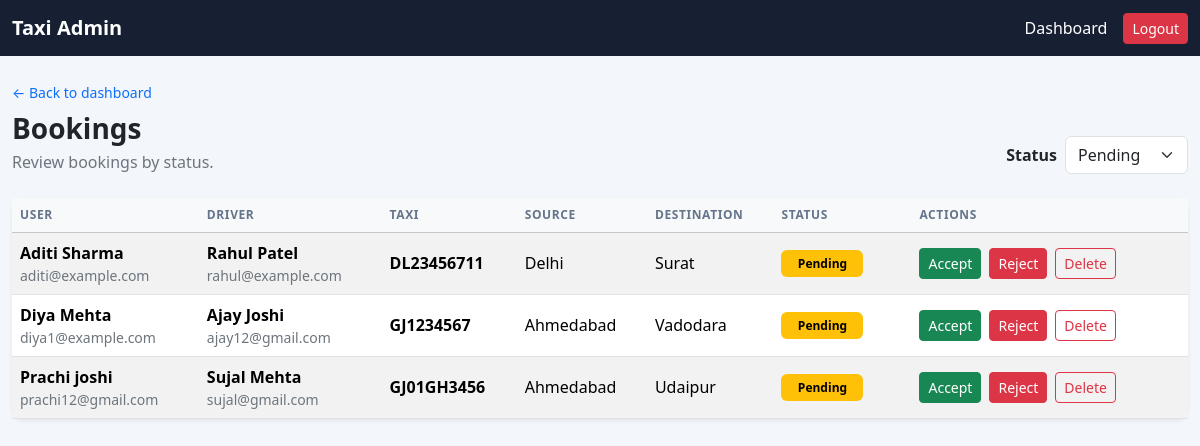
The page /bookings/ (signed in) on the database its author committed.
### core/models.py (models this page shows, shortened)
class Booking(models.Model):
    STATUS_CHOICES = [
        ('Pending', 'Pending'),
        ('Approved', 'Approved'),
        ('Rejected', 'Rejected'),
        ('Cancelled', 'Cancelled'),
    ]
    user = models.ForeignKey(
        'core.User',
        on_delete=models.CASCADE,
        related_name='bookings'
    )
    taxi = models.ForeignKey(
        'core.Taxi',
        on_delete=models.CASCADE,
        related_name='bookings'
    )
    date = models.DateTimeField(auto_now_add=True)
    status = models.CharField(
        max_length=20,
        choices=STATUS_CHOICES,
        default='Pending'
    )

class User(models.Model):
    name = models.CharField(max_length=100)
    email = models.EmailField(unique=True)
    mobile = models.CharField(max_length=15)
    password = models.CharField(max_length=128)
    class Meta:
        ordering = ['name']

class Taxi(models.Model):
    number = models.CharField(max_length=20, unique=True)
    type = models.CharField(max_length=50)
    source = models.CharField(max_length=100)
    destination = models.CharField(max_length=100)
    price = models.DecimalField(max_digits=10, decimal_places=2)
    availability = models.BooleanField(default=True)
    driver = models.ForeignKey(
        Driver,
        on_delete=models.CASCADE,
        related_name='taxis',
    )

class Driver(models.Model):
    name = models.CharField(max_length=100)
    email = models.EmailField(unique=True)
    license_number = models.CharField(
        max_length=50,
        unique=True
    )
    mobile = models.CharField(max_length=15)
    taxi_number = models.CharField(max_length=20, blank=True)
    password = models.CharField(max_length=128)

### core/views.py (the view)
# urls.py: path('bookings/', views.admin_bookings, name='admin_bookings'),
@user_passes_test(lambda user: user.is_authenticated and user.is_staff,
                  login_url='admin_login')
def admin_bookings(request):
    status_filter = request.GET.get('status', 'Pending')
    if status_filter != 'all' and status_filter not in dict(Booking.STATUS_CHOICES):
        status_filter = 'Pending'
    bookings = Booking.objects.select_related(
        'user', 'taxi', 'taxi__driver'
    ).order_by('-date')
    if status_filter != 'all':
        bookings = bookings.filter(status=status_filter)
    page_obj = Paginator(bookings, 10).get_page(request.GET.get('page'))
    return render(
        request,
        'core/admin_bookings.html',
        {
            'bookings': page_obj.object_list,
            'page_obj': page_obj,
            'status_filter': status_filter,
            'booking_statuses': Booking.STATUS_CHOICES,
        },
    )

### core/templates/core/admin_bookings.html (shortened to what this page needs)
<!DOCTYPE html>
<html lang="en">
<head>
    <link href="https://cdn.jsdelivr.net/npm/bootstrap@5.3.3/dist/css/bootstrap.min.css"
          rel="stylesheet">
</head>
<body>
<nav class="navbar navbar-dark admin-navbar">
    <div class="container-xxl">
        <a class="navbar-brand fw-bold" href="{% url 'admin_dashboard' %}">
            Taxi Admin
        </a>
        <div class="d-flex align-items-center gap-3">
            <a class="nav-link text-white" href="{% url 'admin_dashboard' %}">Dashboard</a>
            <form method="POST" action="{% url 'admin_logout' %}">
                <button type="submit" class="btn btn-danger btn-sm">Logout</button>
            </form>
        </div>
    </div>
</nav>
<main class="container-xxl py-4">
    <a class="text-decoration-none small" href="{% url 'admin_dashboard' %}">
        &larr; Back to dashboard
    </a>
    <div class="d-flex flex-wrap justify-content-between align-items-end gap-3 mt-2 mb-4">
        <div>
            <h1 class="h3 fw-bold mb-1">Bookings</h1>
            <p class="text-secondary mb-0">Review bookings by status.</p>
        </div>
        <form method="GET" class="d-flex align-items-center gap-2">
            <label for="booking-status" class="form-label mb-0 fw-semibold">Status</label>
            <select id="booking-status" name="status" class="form-select"
                    onchange="this.form.submit()">
                {% for value, label in booking_statuses %}
                    <option value="{{ value }}"{% if status_filter == value %} selected{% endif %}>{{ label }}</option>
                {% endfor %}
            </select>
        </form>
    </div>
    <section class="card page-card shadow-sm" aria-label="Booking listing">
        <div class="table-responsive" role="region"
             aria-label="Bookings table" tabindex="0">
            <table class="table table-striped table-hover align-middle mb-0">
                <thead class="table-light">
                    <tr>
                        <th>User</th>
                        <th>Driver</th>
                        <th>Taxi</th>
                        <th>Source</th>
                        <th>Destination</th>
                        <th class="pe-4">Status</th>
                        <th class="pe-4">Actions</th>
                    </tr>
                </thead>
                <tbody>
                    {% for booking in bookings %}
                        <tr>
                            <td>
                                <div class="fw-semibold">{{ booking.user.name }}</div>
                                <div class="small text-secondary">{{ booking.user.email }}</div>
                            </td>
                            <td>
                                {% if booking.taxi.driver %}
                                    <div class="fw-semibold">{{ booking.taxi.driver.name }}</div>
                                    <div class="small text-secondary">{{ booking.taxi.driver.email }}</div>
                                {% else %}
                                    <span class="text-secondary">No driver assigned</span>
                                {% endif %}
                            </td>
                            <td class="fw-semibold">{{ booking.taxi.number }}</td>
                            <td>{{ booking.taxi.source }}</td>
                            <td>{{ booking.taxi.destination }}</td>
                            <td class="pe-4">
                                {% if booking.status == 'Pending' %}
                                    <span class="badge status-badge text-bg-warning">Pending</span>
                                {% elif booking.status == 'Approved' %}
                                    <span class="badge status-badge text-bg-success">Approved</span>
                                {% elif booking.status == 'Rejected' %}
                                    <span class="badge status-badge text-bg-danger">Rejected</span>
                                {% else %}
                                    <span class="badge status-badge text-bg-secondary">{{ booking.status }}</span>
                                {% endif %}
                            </td>
                            <td class="pe-4">
                                <div class="d-flex flex-wrap gap-2">
                                {% if booking.status == 'Pending' %}
                                    <form method="POST"
                                          action="{% url 'admin_booking_accept' booking.pk %}">
                                        <button type="submit" class="btn btn-success btn-sm">
                                            Accept
                                        </button>
                                    </form>
                                    <form method="POST"
                                          action="{% url 'admin_booking_reject' booking.pk %}">
                                        <button type="submit" class="btn btn-danger btn-sm">
                                            Reject
                                        </button>
                                    </form>
                                {% endif %}
                                    <form method="POST"
                                          action="{% url 'admin_booking_delete' booking.pk %}"
                                          onsubmit="return confirm('Delete this booking?');">
                                        <button type="submit" class="btn btn-outline-danger btn-sm">
                                            Delete
                                        </button>
                                    </form>
                                </div>
                            </td>
                        </tr>
                    {% empty %}
                        <tr>
                            <td colspan="7" class="text-center text-secondary py-5">
                                No {{ status_filter|lower }} bookings.
                            </td>
                        </tr>
                    {% endfor %}
                </tbody>
            </table>
        </div>
    </section>
</main>
</body>
</html>

### core/templates/core/admin_bookings.html (style rules this page uses)
body { background: #f3f6fa; }
.admin-navbar { background: #172033; }
.page-card { border: 0; border-radius: 12px; }
.table thead th { color: #64748b; font-size: .75rem; letter-spacing: .05em; text-transform: uppercase; white-space: nowrap; }
.status-badge { min-width: 82px; padding: .45rem .65rem; }

### rows shown on the page
Booking: user.name "Aditi Sharma", user.email "aditi@example.com", taxi.driver.name "Rahul Patel", taxi.driver.email "rahul@example.com", taxi.number "DL23456711", taxi.source "Delhi", taxi.destination "Surat", status "Pending"
Booking: user.name "Diya Mehta", user.email "diya1@example.com", taxi.driver.name "Ajay Joshi", taxi.driver.email "ajay12@gmail.com", taxi.number "GJ1234567", taxi.source "Ahmedabad", taxi.destination "Vadodara", status "Pending"
Booking: user.name "Prachi joshi", user.email "prachi12@gmail.com", taxi.driver.name "Sujal Mehta", taxi.driver.email "sujal@gmail.com", taxi.number "GJ01GH3456", taxi.source "Ahmedabad", taxi.destination "Udaipur", status "Pending"

### other values the page prints
form field status "Pending"
